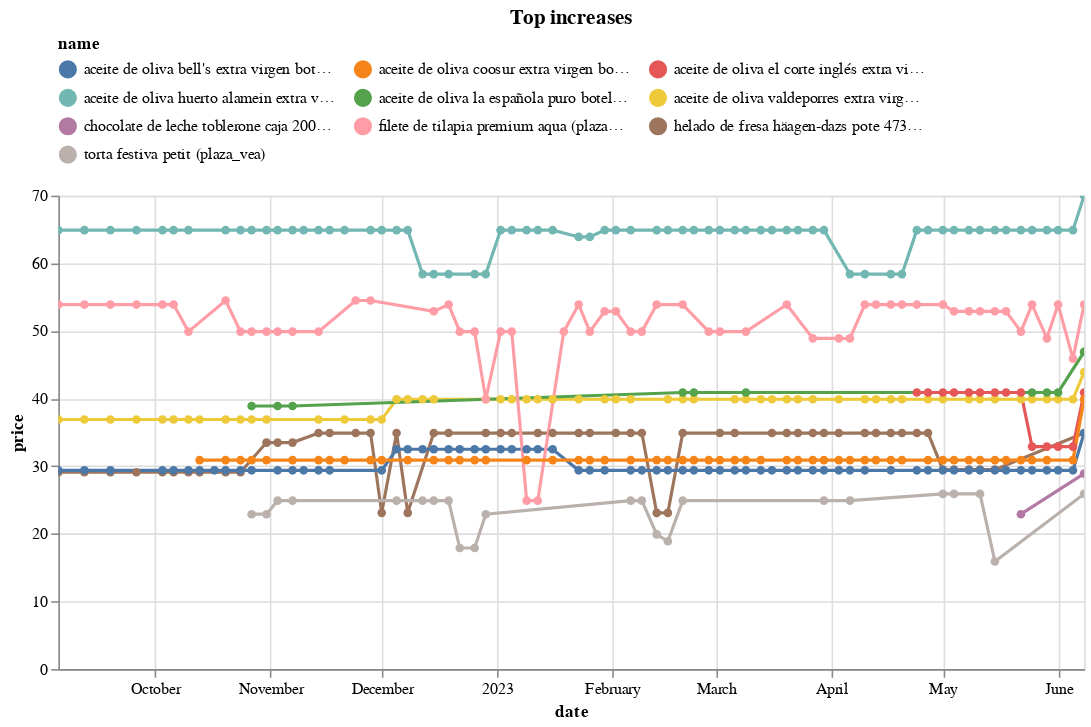

Write notebook code for a chart like this one.
### Code cell
(top_changes_abs
 .sort_values('change')
 .tail(10)
 .pipe(plot_changes, 'Top increases')
)

### Figure 1 — Vega-Lite specification as saved in the notebook (floating-point values rounded to 4 significant figures; data arrays with more than 128 entries replaced by an {"elided": "..."} marker saying what was removed)
{"config": {"view": {"continuousWidth": 300, "continuousHeight": 300}, "legend": {"columns": 3, "orient": "top"}}, "data": {"name": "data-df3ce476829b07611c813f852605b61b"}, "mark": {"type": "line", "point": true}, "encoding": {"color": {"field": "name", "scale": {"domain": ["aceite de oliva bell's extra virgen botella 1l (plaza_vea)", "aceite de oliva coosur extra virgen botella 1l (plaza_vea)", "aceite de oliva el corte inglés extra virgen botella 1l (plaza_vea)", "aceite de oliva huerto alamein extra virgen botella 2l (plaza_vea)", "aceite de oliva la española puro botella 1 l (metro)", "aceite de oliva valdeporres extra virgen botella 1l (plaza_vea)", "chocolate de leche toblerone caja 200g (plaza_vea)", "filete de tilapia premium aqua (plaza_vea)", "helado de fresa häagen-dazs pote 473ml (plaza_vea)", "torta festiva petit (plaza_vea)"]}, "type": "nominal"}, "tooltip": [{"field": "name", "type": "nominal"}, {"field": "price", "type": "quantitative"}, {"field": "last_price", "type": "quantitative"}], "x": {"field": "date", "type": "temporal"}, "y": {"field": "price", "type": "quantitative"}}, "params": [{"name": "param_11", "select": {"type": "point", "fields": ["name"]}, "bind": "legend"}, {"name": "param_12", "select": {"type": "interval", "encodings": ["x", "y"]}, "bind": "scales"}], "title": "Top increases", "transform": [{"filter": {"param": "param_11"}}], "width": 650, "$schema": "https://vega.github.io/schema/vega-lite/v5.8.0.json", "datasets": {"data-df3ce476829b07611c813f852605b61b": {"elided": "407 records"}}}
